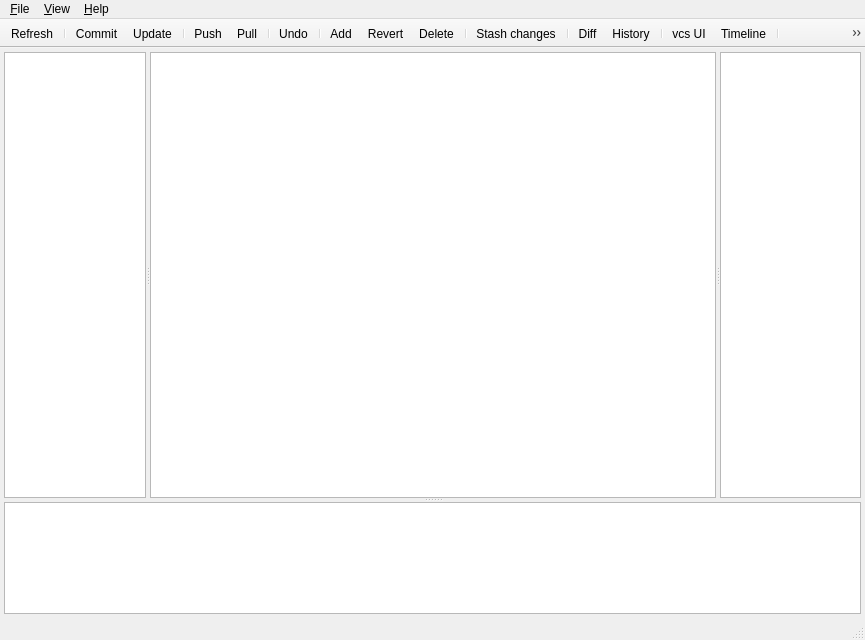
<?xml version="1.0" encoding="UTF-8"?>
<ui version="4.0">
 <class>MainWindow</class>
 <widget class="QMainWindow" name="MainWindow">
  <property name="geometry">
   <rect>
    <x>0</x>
    <y>0</y>
    <width>865</width>
    <height>640</height>
   </rect>
  </property>
  <property name="windowTitle">
   <string>VCS GUI</string>
  </property>
  <property name="windowIcon">
   <iconset resource="resources.qrc">
    <normaloff>:/icons/icons/Battery-01.png</normaloff>:/icons/icons/Battery-01.png</iconset>
  </property>
  <property name="unifiedTitleAndToolBarOnMac">
   <bool>true</bool>
  </property>
  <widget class="QWidget" name="centralWidget">
   <layout class="QVBoxLayout" name="verticalLayout">
    <property name="margin">
     <number>4</number>
    </property>
    <item>
     <widget class="QSplitter" name="splitter_2">
      <property name="orientation">
       <enum>Qt::Vertical</enum>
      </property>
      <widget class="QSplitter" name="splitter">
       <property name="sizePolicy">
        <sizepolicy hsizetype="Expanding" vsizetype="Expanding">
         <horstretch>0</horstretch>
         <verstretch>80</verstretch>
        </sizepolicy>
       </property>
       <property name="orientation">
        <enum>Qt::Horizontal</enum>
       </property>
       <widget class="QTreeView" name="treeView">
        <property name="sizePolicy">
         <sizepolicy hsizetype="Preferred" vsizetype="Expanding">
          <horstretch>20</horstretch>
          <verstretch>0</verstretch>
         </sizepolicy>
        </property>
        <property name="contextMenuPolicy">
         <enum>Qt::ActionsContextMenu</enum>
        </property>
        <property name="editTriggers">
         <set>QAbstractItemView::NoEditTriggers</set>
        </property>
        <property name="selectionMode">
         <enum>QAbstractItemView::ExtendedSelection</enum>
        </property>
        <property name="selectionBehavior">
         <enum>QAbstractItemView::SelectItems</enum>
        </property>
        <property name="sortingEnabled">
         <bool>true</bool>
        </property>
        <attribute name="headerVisible">
         <bool>true</bool>
        </attribute>
        <attribute name="headerShowSortIndicator" stdset="0">
         <bool>false</bool>
        </attribute>
       </widget>
       <widget class="FileTableView" name="tableView">
        <property name="sizePolicy">
         <sizepolicy hsizetype="Preferred" vsizetype="Expanding">
          <horstretch>80</horstretch>
          <verstretch>0</verstretch>
         </sizepolicy>
        </property>
        <property name="contextMenuPolicy">
         <enum>Qt::CustomContextMenu</enum>
        </property>
        <property name="editTriggers">
         <set>QAbstractItemView::NoEditTriggers</set>
        </property>
        <property name="alternatingRowColors">
         <bool>true</bool>
        </property>
        <property name="selectionBehavior">
         <enum>QAbstractItemView::SelectRows</enum>
        </property>
        <property name="showGrid">
         <bool>false</bool>
        </property>
        <property name="sortingEnabled">
         <bool>true</bool>
        </property>
        <property name="wordWrap">
         <bool>false</bool>
        </property>
        <attribute name="horizontalHeaderHighlightSections">
         <bool>false</bool>
        </attribute>
        <attribute name="horizontalHeaderMinimumSectionSize">
         <number>20</number>
        </attribute>
        <attribute name="horizontalHeaderShowSortIndicator" stdset="0">
         <bool>true</bool>
        </attribute>
        <attribute name="horizontalHeaderStretchLastSection">
         <bool>true</bool>
        </attribute>
        <attribute name="verticalHeaderVisible">
         <bool>false</bool>
        </attribute>
        <attribute name="verticalHeaderDefaultSectionSize">
         <number>30</number>
        </attribute>
       </widget>
       <widget class="QTableView" name="tableViewStash">
        <property name="sizePolicy">
         <sizepolicy hsizetype="Preferred" vsizetype="Expanding">
          <horstretch>20</horstretch>
          <verstretch>0</verstretch>
         </sizepolicy>
        </property>
        <property name="contextMenuPolicy">
         <enum>Qt::ActionsContextMenu</enum>
        </property>
        <property name="editTriggers">
         <set>QAbstractItemView::NoEditTriggers</set>
        </property>
        <property name="alternatingRowColors">
         <bool>true</bool>
        </property>
        <property name="selectionBehavior">
         <enum>QAbstractItemView::SelectRows</enum>
        </property>
        <property name="showGrid">
         <bool>false</bool>
        </property>
        <property name="sortingEnabled">
         <bool>true</bool>
        </property>
        <property name="wordWrap">
         <bool>false</bool>
        </property>
        <attribute name="horizontalHeaderHighlightSections">
         <bool>false</bool>
        </attribute>
        <attribute name="horizontalHeaderStretchLastSection">
         <bool>true</bool>
        </attribute>
        <attribute name="verticalHeaderVisible">
         <bool>false</bool>
        </attribute>
       </widget>
      </widget>
      <widget class="QTextBrowser" name="textBrowser">
       <property name="sizePolicy">
        <sizepolicy hsizetype="Expanding" vsizetype="Expanding">
         <horstretch>0</horstretch>
         <verstretch>20</verstretch>
        </sizepolicy>
       </property>
       <property name="contextMenuPolicy">
        <enum>Qt::CustomContextMenu</enum>
       </property>
      </widget>
     </widget>
    </item>
   </layout>
  </widget>
  <widget class="QMenuBar" name="menuBar">
   <property name="geometry">
    <rect>
     <x>0</x>
     <y>0</y>
     <width>865</width>
     <height>23</height>
    </rect>
   </property>
   <widget class="QMenu" name="menuFile">
    <property name="title">
     <string>&amp;File</string>
    </property>
    <addaction name="actionNewRepository"/>
    <addaction name="actionCloneRepository"/>
    <addaction name="separator"/>
    <addaction name="actionOpenRepository"/>
    <addaction name="actionCloseRepository"/>
    <addaction name="separator"/>
    <addaction name="actionSettings"/>
    <addaction name="separator"/>
    <addaction name="separator"/>
    <addaction name="actionQuit"/>
   </widget>
   <widget class="QMenu" name="menuHelp">
    <property name="title">
     <string>&amp;Help</string>
    </property>
    <addaction name="actionAbout"/>
   </widget>
   <widget class="QMenu" name="menuView">
    <property name="title">
     <string>&amp;View</string>
    </property>
    <addaction name="actionViewModified"/>
    <addaction name="actionViewUnchanged"/>
    <addaction name="actionViewUnknown"/>
    <addaction name="actionViewIgnored"/>
    <addaction name="separator"/>
    <addaction name="actionViewStash"/>
    <addaction name="separator"/>
    <addaction name="actionViewAsList"/>
   </widget>
   <addaction name="menuFile"/>
   <addaction name="menuView"/>
   <addaction name="menuHelp"/>
  </widget>
  <widget class="QToolBar" name="mainToolBar">
   <property name="windowTitle">
    <string>Main Toolbar</string>
   </property>
   <property name="movable">
    <bool>false</bool>
   </property>
   <property name="iconSize">
    <size>
     <width>32</width>
     <height>32</height>
    </size>
   </property>
   <property name="toolButtonStyle">
    <enum>Qt::ToolButtonIconOnly</enum>
   </property>
   <property name="floatable">
    <bool>false</bool>
   </property>
   <attribute name="toolBarArea">
    <enum>TopToolBarArea</enum>
   </attribute>
   <attribute name="toolBarBreak">
    <bool>false</bool>
   </attribute>
   <addaction name="actionRefresh"/>
   <addaction name="separator"/>
   <addaction name="actionCommit"/>
   <addaction name="actionUpdate"/>
   <addaction name="separator"/>
   <addaction name="actionPush"/>
   <addaction name="actionPull"/>
   <addaction name="separator"/>
   <addaction name="actionUndo"/>
   <addaction name="separator"/>
   <addaction name="actionAdd"/>
   <addaction name="actionRevert"/>
   <addaction name="actionDelete"/>
   <addaction name="separator"/>
   <addaction name="actionNewStash"/>
   <addaction name="separator"/>
   <addaction name="actionDiff"/>
   <addaction name="actionHistory"/>
   <addaction name="separator"/>
   <addaction name="actionvcsUI"/>
   <addaction name="actionTimeline"/>
   <addaction name="separator"/>
   <addaction name="actionOpenContaining"/>
  </widget>
  <widget class="QStatusBar" name="statusBar"/>
  <action name="actionRefresh">
   <property name="icon">
    <iconset resource="resources.qrc">
     <normaloff>:/icons/icons/Button Refresh-01.png</normaloff>:/icons/icons/Button Refresh-01.png</iconset>
   </property>
   <property name="text">
    <string>Refresh</string>
   </property>
   <property name="toolTip">
    <string>Refresh the views</string>
   </property>
   <property name="statusTip">
    <string>Refresh the views</string>
   </property>
   <property name="shortcut">
    <string>F5</string>
   </property>
  </action>
  <action name="actionCommit">
   <property name="icon">
    <iconset resource="resources.qrc">
     <normaloff>:/icons/icons/Save-01.png</normaloff>:/icons/icons/Save-01.png</iconset>
   </property>
   <property name="text">
    <string>Commit</string>
   </property>
   <property name="toolTip">
    <string>Commit modifications</string>
   </property>
   <property name="statusTip">
    <string>Commit modifications</string>
   </property>
   <property name="shortcut">
    <string>Ctrl+M</string>
   </property>
  </action>
  <action name="actionDiff">
   <property name="icon">
    <iconset resource="resources.qrc">
     <normaloff>:/icons/icons/Document Copy-01.png</normaloff>:/icons/icons/Document Copy-01.png</iconset>
   </property>
   <property name="text">
    <string>Diff</string>
   </property>
   <property name="toolTip">
    <string>Display the differences between the current and last committed version</string>
   </property>
   <property name="statusTip">
    <string>Display the differences between the current and last committed version</string>
   </property>
   <property name="shortcut">
    <string>Ctrl+D</string>
   </property>
  </action>
  <action name="actionAdd">
   <property name="icon">
    <iconset resource="resources.qrc">
     <normaloff>:/icons/icons/File New-01.png</normaloff>:/icons/icons/File New-01.png</iconset>
   </property>
   <property name="text">
    <string>Add</string>
   </property>
   <property name="toolTip">
    <string>Add files to the repository</string>
   </property>
   <property name="statusTip">
    <string>Add files to the repository</string>
   </property>
   <property name="shortcut">
    <string>Ctrl++</string>
   </property>
  </action>
  <action name="actionDelete">
   <property name="icon">
    <iconset resource="resources.qrc">
     <normaloff>:/icons/icons/File Delete-01.png</normaloff>:/icons/icons/File Delete-01.png</iconset>
   </property>
   <property name="text">
    <string>Delete</string>
   </property>
   <property name="toolTip">
    <string>Delete files from the repository</string>
   </property>
   <property name="statusTip">
    <string>Delete files from the repository</string>
   </property>
   <property name="shortcut">
    <string>Ctrl+-</string>
   </property>
  </action>
  <action name="actionNewRepository">
   <property name="icon">
    <iconset resource="resources.qrc">
     <normaloff>:/icons/icons/Document Blank-01.png</normaloff>:/icons/icons/Document Blank-01.png</iconset>
   </property>
   <property name="text">
    <string>&amp;New...</string>
   </property>
   <property name="toolTip">
    <string>Make a new vcs repository</string>
   </property>
   <property name="statusTip">
    <string>Make a new vcs repository</string>
   </property>
   <property name="shortcut">
    <string>Ctrl+N</string>
   </property>
  </action>
  <action name="actionOpenRepository">
   <property name="icon">
    <iconset resource="resources.qrc">
     <normaloff>:/icons/icons/My Documents-01.png</normaloff>:/icons/icons/My Documents-01.png</iconset>
   </property>
   <property name="text">
    <string>&amp;Open...</string>
   </property>
   <property name="toolTip">
    <string>Open a vcs repository or workspace folder</string>
   </property>
   <property name="statusTip">
    <string>Open a vcs repository or workspace folder</string>
   </property>
   <property name="shortcut">
    <string>Ctrl+O</string>
   </property>
   <property name="iconVisibleInMenu">
    <bool>true</bool>
   </property>
  </action>
  <action name="actionCloseRepository">
   <property name="text">
    <string>&amp;Close</string>
   </property>
   <property name="toolTip">
    <string>Close the current workspace</string>
   </property>
   <property name="statusTip">
    <string>Close the current workspace</string>
   </property>
  </action>
  <action name="actionCloneRepository">
   <property name="icon">
    <iconset resource="resources.qrc">
     <normaloff>:/icons/icons/My Websites-01.png</normaloff>:/icons/icons/My Websites-01.png</iconset>
   </property>
   <property name="text">
    <string>Clone...</string>
   </property>
  </action>
  <action name="actionPush">
   <property name="icon">
    <iconset resource="resources.qrc">
     <normaloff>:/icons/icons/Button Upload-01.png</normaloff>:/icons/icons/Button Upload-01.png</iconset>
   </property>
   <property name="text">
    <string>Push</string>
   </property>
   <property name="toolTip">
    <string>Push changes to the remote repository</string>
   </property>
   <property name="statusTip">
    <string>Push changes to the remote repository</string>
   </property>
   <property name="shortcut">
    <string>Ctrl+P</string>
   </property>
  </action>
  <action name="actionPull">
   <property name="icon">
    <iconset resource="resources.qrc">
     <normaloff>:/icons/icons/Button Download-01.png</normaloff>:/icons/icons/Button Download-01.png</iconset>
   </property>
   <property name="text">
    <string>Pull</string>
   </property>
   <property name="toolTip">
    <string>Pull changes from the remote repository</string>
   </property>
   <property name="statusTip">
    <string>Pull changes from the remote repository</string>
   </property>
   <property name="shortcut">
    <string>Ctrl+L</string>
   </property>
  </action>
  <action name="actionRename">
   <property name="icon">
    <iconset resource="resources.qrc">
     <normaloff>:/icons/icons/File Open-01.png</normaloff>:/icons/icons/File Open-01.png</iconset>
   </property>
   <property name="text">
    <string>Rename</string>
   </property>
   <property name="toolTip">
    <string>Rename the selected file</string>
   </property>
   <property name="statusTip">
    <string>Rename the selected file</string>
   </property>
   <property name="shortcut">
    <string>Ctrl+R</string>
   </property>
  </action>
  <action name="actionQuit">
   <property name="icon">
    <iconset resource="resources.qrc">
     <normaloff>:/icons/icons/Button Turn Off-01.png</normaloff>:/icons/icons/Button Turn Off-01.png</iconset>
   </property>
   <property name="text">
    <string>&amp;Quit</string>
   </property>
   <property name="statusTip">
    <string>Quit</string>
   </property>
   <property name="shortcut">
    <string>Ctrl+Q</string>
   </property>
   <property name="iconVisibleInMenu">
    <bool>true</bool>
   </property>
  </action>
  <action name="actionHistory">
   <property name="icon">
    <iconset resource="resources.qrc">
     <normaloff>:/icons/icons/File History-01.png</normaloff>:/icons/icons/File History-01.png</iconset>
   </property>
   <property name="text">
    <string>History</string>
   </property>
   <property name="toolTip">
    <string>Display the version history of a file via the vcs UI</string>
   </property>
   <property name="statusTip">
    <string>Display the version history of a file via the vcs UI</string>
   </property>
   <property name="shortcut">
    <string>Ctrl+H</string>
   </property>
  </action>
  <action name="actionvcsUI">
   <property name="checkable">
    <bool>true</bool>
   </property>
   <property name="icon">
    <iconset resource="resources.qrc">
     <normaloff>:/icons/icons/Network MAC-01.png</normaloff>:/icons/icons/Network MAC-01.png</iconset>
   </property>
   <property name="text">
    <string>vcs UI</string>
   </property>
   <property name="toolTip">
    <string>Starts the Fosill UI in the Web Browser</string>
   </property>
   <property name="statusTip">
    <string>Starts the Fosill UI in the Web Browser</string>
   </property>
  </action>
  <action name="actionRevert">
   <property name="icon">
    <iconset resource="resources.qrc">
     <normaloff>:/icons/icons/Document-Revert-icon.png</normaloff>:/icons/icons/Document-Revert-icon.png</iconset>
   </property>
   <property name="text">
    <string>Revert</string>
   </property>
   <property name="toolTip">
    <string>Revert files to the last commited version</string>
   </property>
   <property name="statusTip">
    <string>Revert files to the last commited version</string>
   </property>
  </action>
  <action name="actionClearLog">
   <property name="icon">
    <iconset resource="resources.qrc">
     <normaloff>:/icons/icons/Text Edit.png</normaloff>:/icons/icons/Text Edit.png</iconset>
   </property>
   <property name="text">
    <string>Clear Log</string>
   </property>
   <property name="toolTip">
    <string>Clears the log</string>
   </property>
   <property name="shortcut">
    <string>Ctrl+K</string>
   </property>
  </action>
  <action name="actionTimeline">
   <property name="icon">
    <iconset resource="resources.qrc">
     <normaloff>:/icons/icons/Clock-01.png</normaloff>:/icons/icons/Clock-01.png</iconset>
   </property>
   <property name="text">
    <string>Timeline</string>
   </property>
   <property name="toolTip">
    <string>Display the change history of the vcs repository</string>
   </property>
   <property name="statusTip">
    <string>Display the change history of the vcs repository</string>
   </property>
  </action>
  <action name="actionOpenFile">
   <property name="icon">
    <iconset resource="resources.qrc">
     <normaloff>:/icons/icons/Document-01.png</normaloff>:/icons/icons/Document-01.png</iconset>
   </property>
   <property name="text">
    <string>Open file</string>
   </property>
   <property name="toolTip">
    <string>Open the selected file</string>
   </property>
   <property name="statusTip">
    <string>Open the selected file</string>
   </property>
   <property name="shortcut">
    <string>Ctrl+Return</string>
   </property>
  </action>
  <action name="actionOpenContaining">
   <property name="icon">
    <iconset resource="resources.qrc">
     <normaloff>:/icons/icons/Folder-01.png</normaloff>:/icons/icons/Folder-01.png</iconset>
   </property>
   <property name="text">
    <string>Open Containing</string>
   </property>
   <property name="toolTip">
    <string>Open the folder containing the selected file</string>
   </property>
   <property name="statusTip">
    <string>Open the folder containing the selected file</string>
   </property>
   <property name="shortcut">
    <string>Alt+Return</string>
   </property>
  </action>
  <action name="actionUndo">
   <property name="icon">
    <iconset resource="resources.qrc">
     <normaloff>:/icons/icons/Button Reload-01.png</normaloff>:/icons/icons/Button Reload-01.png</iconset>
   </property>
   <property name="text">
    <string>Undo</string>
   </property>
   <property name="toolTip">
    <string>Undo the last vcs action</string>
   </property>
   <property name="statusTip">
    <string>Undo the last vcs action</string>
   </property>
   <property name="shortcut">
    <string>Ctrl+Z</string>
   </property>
  </action>
  <action name="actionAbout">
   <property name="icon">
    <iconset resource="resources.qrc">
     <normaloff>:/icons/icons/Battery-01.png</normaloff>:/icons/icons/Battery-01.png</iconset>
   </property>
   <property name="text">
    <string>&amp;About...</string>
   </property>
   <property name="statusTip">
    <string>About VCS GUI</string>
   </property>
  </action>
  <action name="actionUpdate">
   <property name="icon">
    <iconset resource="resources.qrc">
     <normaloff>:/icons/icons/Button Play-01.png</normaloff>:/icons/icons/Button Play-01.png</iconset>
   </property>
   <property name="text">
    <string>Update</string>
   </property>
   <property name="toolTip">
    <string>Update the workspace to the latest version</string>
   </property>
   <property name="statusTip">
    <string>Update the workspace to the latest version</string>
   </property>
   <property name="shortcut">
    <string>Ctrl+U</string>
   </property>
  </action>
  <action name="actionSettings">
   <property name="icon">
    <iconset resource="resources.qrc">
     <normaloff>:/icons/icons/Gear-01.png</normaloff>:/icons/icons/Gear-01.png</iconset>
   </property>
   <property name="text">
    <string>&amp;Preferences...</string>
   </property>
   <property name="toolTip">
    <string>VCS GUI Preferences</string>
   </property>
   <property name="statusTip">
    <string>VCS GUI Preferences</string>
   </property>
  </action>
  <action name="actionViewModified">
   <property name="checkable">
    <bool>true</bool>
   </property>
   <property name="checked">
    <bool>true</bool>
   </property>
   <property name="text">
    <string>&amp;Modified</string>
   </property>
   <property name="statusTip">
    <string>Show modifed files</string>
   </property>
  </action>
  <action name="actionViewUnchanged">
   <property name="checkable">
    <bool>true</bool>
   </property>
   <property name="checked">
    <bool>true</bool>
   </property>
   <property name="text">
    <string>&amp;Unchanged</string>
   </property>
   <property name="statusTip">
    <string>Show unchanged files</string>
   </property>
  </action>
  <action name="actionViewUnknown">
   <property name="checkable">
    <bool>true</bool>
   </property>
   <property name="checked">
    <bool>true</bool>
   </property>
   <property name="text">
    <string>Un&amp;known</string>
   </property>
   <property name="statusTip">
    <string>Show unknown files</string>
   </property>
  </action>
  <action name="actionViewIgnored">
   <property name="checkable">
    <bool>true</bool>
   </property>
   <property name="text">
    <string>&amp;Ignored</string>
   </property>
   <property name="statusTip">
    <string>Show ignored files</string>
   </property>
  </action>
  <action name="actionViewAsList">
   <property name="checkable">
    <bool>true</bool>
   </property>
   <property name="text">
    <string>File &amp;List</string>
   </property>
   <property name="iconText">
    <string>View as files as a list</string>
   </property>
   <property name="toolTip">
    <string>View as files as a list</string>
   </property>
   <property name="statusTip">
    <string>View the workspace as a list of files</string>
   </property>
  </action>
  <action name="actionOpenFolder">
   <property name="icon">
    <iconset resource="resources.qrc">
     <normaloff>:/icons/icons/Folder-01.png</normaloff>:/icons/icons/Folder-01.png</iconset>
   </property>
   <property name="text">
    <string>Open Folder</string>
   </property>
   <property name="toolTip">
    <string>Open the selected folder</string>
   </property>
   <property name="statusTip">
    <string>Open the selected folder</string>
   </property>
  </action>
  <action name="actionRenameFolder">
   <property name="icon">
    <iconset resource="resources.qrc">
     <normaloff>:/icons/icons/Folder Open-01.png</normaloff>:/icons/icons/Folder Open-01.png</iconset>
   </property>
   <property name="text">
    <string>Rename Folder</string>
   </property>
   <property name="toolTip">
    <string>Rename the selected folder</string>
   </property>
   <property name="statusTip">
    <string>Rename the selected folder</string>
   </property>
  </action>
  <action name="actionNewStash">
   <property name="icon">
    <iconset resource="resources.qrc">
     <normaloff>:/icons/icons/Folder Add-01.png</normaloff>:/icons/icons/Folder Add-01.png</iconset>
   </property>
   <property name="text">
    <string>Stash changes</string>
   </property>
   <property name="statusTip">
    <string>Show the stash</string>
   </property>
  </action>
  <action name="actionApplyStash">
   <property name="icon">
    <iconset resource="resources.qrc">
     <normaloff>:/icons/icons/Folder Open-01.png</normaloff>:/icons/icons/Folder Open-01.png</iconset>
   </property>
   <property name="text">
    <string>Apply Stash</string>
   </property>
   <property name="iconText">
    <string>Apply stashed changes</string>
   </property>
   <property name="toolTip">
    <string>Apply stashed changes</string>
   </property>
  </action>
  <action name="actionViewStash">
   <property name="checkable">
    <bool>true</bool>
   </property>
   <property name="text">
    <string>&amp;Stashed Changes</string>
   </property>
   <property name="iconText">
    <string>View the Stash</string>
   </property>
   <property name="toolTip">
    <string>Show the list of stashed changes</string>
   </property>
  </action>
  <action name="actionDeleteStash">
   <property name="icon">
    <iconset resource="resources.qrc">
     <normaloff>:/icons/icons/Folder Delete-01.png</normaloff>:/icons/icons/Folder Delete-01.png</iconset>
   </property>
   <property name="text">
    <string>Delete Stash</string>
   </property>
  </action>
  <action name="actionDiffStash">
   <property name="icon">
    <iconset resource="resources.qrc">
     <normaloff>:/icons/icons/Folder Explorer-01.png</normaloff>:/icons/icons/Folder Explorer-01.png</iconset>
   </property>
   <property name="text">
    <string>Diff Stash</string>
   </property>
  </action>
 </widget>
 <layoutdefault spacing="6" margin="11"/>
 <customwidgets>
  <customwidget>
   <class>FileTableView</class>
   <extends>QTableView</extends>
   <header>FileTableView.h</header>
  </customwidget>
 </customwidgets>
 <resources>
  <include location="resources.qrc"/>
 </resources>
 <connections/>
</ui>
